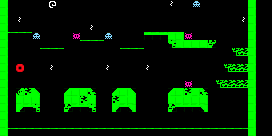

A 2D game scene composited from a Tiled map and its tileset images. What follows is a short description and the map's XML, with every tile layer's data as written:
An orthogonal 34x17 tile map with 8x8 px tiles, 1 tile layer (Tile Layer 1) and 1 object (1).

<map version="1.0" orientation="orthogonal" renderorder="right-down" width="34" height="17" tilewidth="8" tileheight="8" nextobjectid="2">
 <properties>
  <property name="name" value="Mess invaders" />
  <property name="upsidedown" value="0" />
 </properties>
 <tileset firstgid="1" name="tileset" tilewidth="8" tileheight="8">
  <image source="tileset.png" width="160" height="80" />
 </tileset>
 <layer name="Tile Layer 1" width="34" height="17">
  <properties>
   <property name="texture" value="tileset" />
  </properties>
  <data encoding="csv">
1,0,0,0,0,0,13,0,0,0,0,0,8,0,0,0,0,8,0,0,0,6,0,0,27,0,0,0,0,0,0,1,0,0,
1,0,9,10,11,0,0,0,0,0,0,0,0,0,0,0,0,0,0,0,0,0,0,0,0,0,0,0,0,0,0,1,0,0,
1,0,6,0,14,0,0,0,0,0,0,0,0,0,0,0,0,0,0,0,0,0,0,0,0,0,0,0,0,0,6,1,0,0,
1,0,15,16,0,0,0,0,0,0,0,6,0,0,0,0,0,0,0,0,0,0,0,0,0,0,0,0,0,0,0,1,0,0,
1,2,2,2,27,0,0,0,0,7,0,0,0,27,0,0,0,0,22,22,22,1,1,7,0,0,0,0,0,0,0,1,0,0,
1,0,0,0,0,0,0,0,0,0,2,2,2,0,0,0,0,0,0,0,0,181,1,1,1,1,161,0,0,0,0,1,0,0,
1,0,0,0,0,2,2,2,0,0,0,0,0,0,0,2,2,2,0,0,0,0,0,0,0,8,0,0,0,83,3,1,0,0,
1,0,0,0,0,0,0,0,0,0,0,0,0,0,0,0,0,0,0,0,0,0,0,0,0,0,0,0,0,0,0,1,0,0,
1,0,20,0,0,0,6,0,0,0,0,0,0,6,0,0,0,0,6,0,0,0,0,0,0,0,0,0,83,3,3,1,0,0,
1,0,0,0,0,0,0,0,0,0,0,0,0,0,0,0,0,0,0,0,0,0,0,0,0,0,0,0,0,0,0,1,0,0,
1,0,0,0,0,0,0,0,0,0,0,0,0,0,0,0,0,0,0,0,0,0,0,7,0,0,0,83,3,3,3,1,0,0,
1,0,121,101,41,0,0,0,21,1,1,141,0,0,21,1,41,0,0,0,0,21,1,101,1,141,0,0,0,0,0,1,0,0,
1,0,1,1,1,0,0,0,1,1,101,1,0,0,101,1,1,0,0,0,0,1,1,1,1,1,0,0,0,0,0,1,0,0,
1,0,61,22,181,0,0,0,161,22,22,181,0,0,61,22,81,0,0,0,0,161,22,22,22,81,0,0,0,0,0,1,0,0,
1,0,0,0,0,0,0,0,0,0,0,0,0,0,0,0,0,0,0,0,0,0,0,0,0,0,0,0,0,0,0,1,0,0,
1,0,0,0,0,0,0,0,0,0,0,0,0,0,0,0,0,0,0,0,0,0,0,0,0,0,0,0,0,0,0,1,0,0,
1,2,2,2,2,2,2,2,2,2,2,2,2,2,2,2,2,2,2,2,2,2,2,2,2,2,2,2,2,2,2,1,0,0
</data>
 </layer>
 <objectgroup name="enemy">
  <properties>
   <property name="_type" value="1" />
   <property name="sizex" value="12" />
   <property name="sizey" value="8" />
   <property name="speedx" value="20" />
   <property name="speedy" value="10" />
   <property name="texture" value="enemies_12x8" />
  </properties>
  <object id="1" type="1" x="94" y="80">
   <polyline points="76,0 -22,0" />
  </object>
 </objectgroup>
</map>
